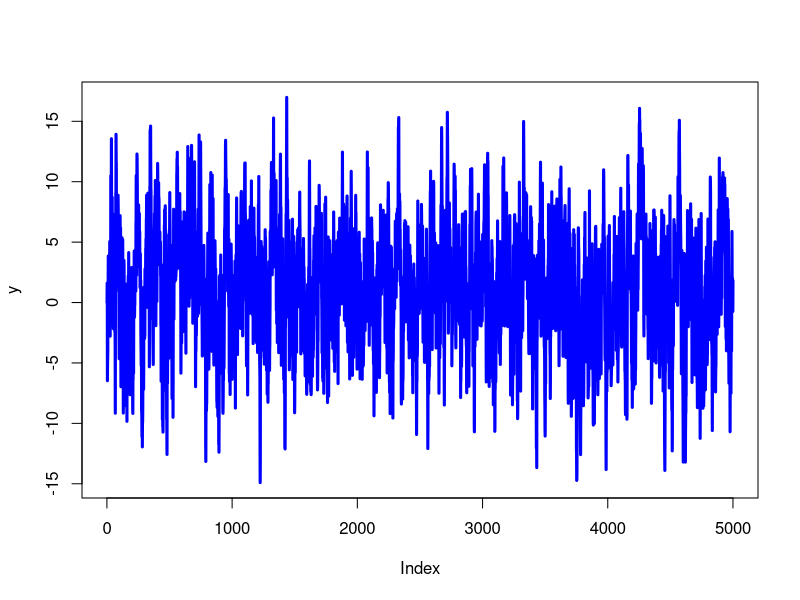
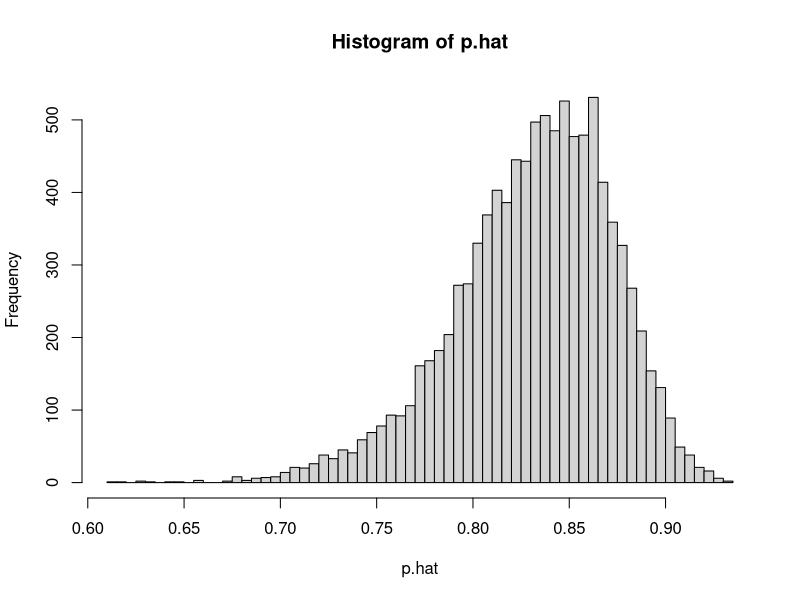

Write R code to recreate these figures, in order. (Note: this script raises an error after producing the figures.)
## ---- chunk 1
a <- 0.12
p <- 0.85

u.sigma <- 2.5
M <- 5000
y <- rep(0, M)
u <- rnorm(M, 0, u.sigma)

for(t in 2:M)
{
  y[t] = a + p * y[t-1] + u[t]
}

plot(y, lwd = 3, type = "l", col = "blue")
## ---- chunk 2
z <- y[2:M]
x <- y[1:(M-1)]
fit <- lm(z ~ x)
summary(fit)
## ---- chunk 3
SimulateAR <- function(a, p, s, M)
{
  y <- rep(0, M)
  u <- rnorm(M, 0, s)
  y[1] <- rnorm(1)
  
  for(t in 2:M)
  {
    y[t] <- a + p * y[t-1] + u[t]  
  }
  
  return(y)
}

EstimateAR <- function(y)
{
  N <- length(y)
  z <- y[2:N]
  x <- y[1:(N-1)]
  fit <- lm(z ~ x)
  p.hat <- coef(fit)[2]
  
  return(p.hat)
}

R <- 10000
N <- 200
p.hat <- rep(0, R)

for(i in 1:R)
{
  y <- SimulateAR(a, p, u.sigma, N)
  p.hat[i] <- EstimateAR(y)
}

hist(p.hat, breaks = 50)
## ---- chunk 4
BootstrapAR <- function(y)
{
  N <- length(y)
  z <- y[2:N]
  x <- y[1:(N-1)]
  fit <- lm(z ~ x)
  resids <- fit$residuals
  a.hat <- coef(fit)[1]
  p.hat <- coef(fit)[2]
  uhat <- sample(resids, size = N, replace=T)
  y.art <- rep(0, N)
  y.art <- sample(resids, 1)
  
  for(t in 2:N)
  {
    y.art[t] <- a.hat + p.hat * y.art[t-1] + uhat[t]
  }
  
  return(y.art)
}

y.raw <- SimulateAR(a, b, u.sigma, 2000)
B <- 10000
p.hat.boot <- rep(0, B)

for(b in 1:B)
{
  y.art <- BootstrapAR(y.raw)
  p.hat.boot[b] <- EstimateAR(y.art)
}

hist(p.hat.boot, breaks = 50)
